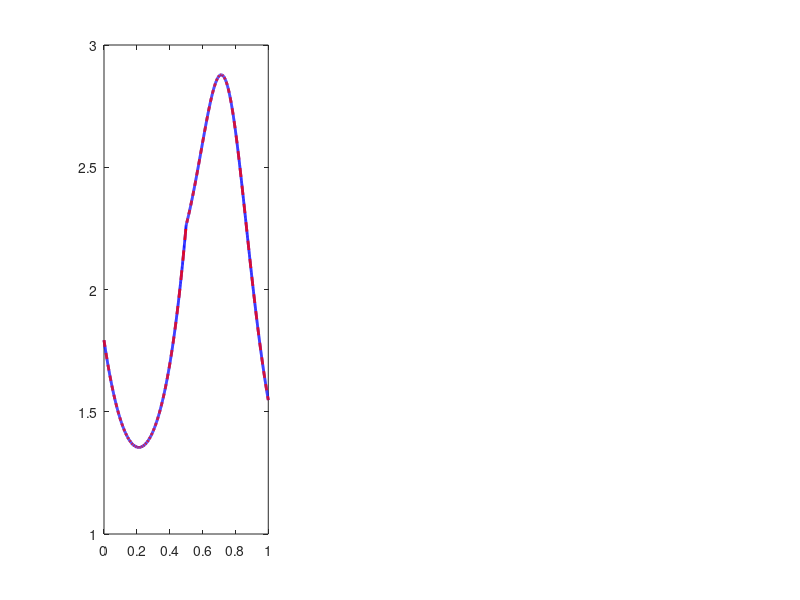

Here is the MATLAB script that generated this plot: (Note: this script raises an error after producing the figure.)
%% ---Itô With Neumann Boundary (Weak Doppelgänger) — Figure 3 ---

clear; clc; close all;

L  = 1;
N  = 2001;
x  = linspace(0, L, N)';
dx = x(2) - x(1);

z   = 0.5;                            
[~, iz] = min(abs(x - z));

b0    = 10;                           
gamma = 5;                            % decay > 0
C_neu = 1.5;                          % doppelgänger constant δD = C/u

% D1 = 2 + 0.8*sin(10*pi*x) + 0.5*cos(4*pi*x);
D1 = 2 + 0.8*sin(2*pi*x);

Aw = zeros(N, N);
for i = 2:N-1
    Aw(i,i-1) =  1/dx^2;
    Aw(i,i  ) = -2/dx^2;
    Aw(i,i+1) =  1/dx^2;
end

function M = apply_neumann(Aw, D, gamma, N, dx)
    M = Aw * diag(D) - gamma * eye(N);
    M(1,1) = -3*D(1)/(2*dx); M(1,2) = 4*D(2)/(2*dx); M(1,3) = -D(3)/(2*dx);
    M(N,N) =  3*D(N)/(2*dx); M(N,N-1) = -4*D(N-1)/(2*dx); M(N,N-2) = D(N-2)/(2*dx);
end

%% --- RHS: -b0·δ(x-z) ---
rhs = zeros(N,1);
rhs(iz) = -b0 / dx;
rhs(1)  = 0;   % Neumann BC 
rhs(N)  = 0;

M1  = apply_neumann(Aw, D1, gamma, N, dx);
u1  = M1 \ rhs;

%% ---D2 = D1 + C/u1  (δb0 = 0) ---
D2  = D1 + C_neu ./ u1;              
M2  = apply_neumann(Aw, D2, gamma, N, dx);
u2  = M2 \ rhs;                      

%% --- Verification ---

fprintf('  max|u1 - u2| = %e    <--identical observables\n', max(abs(u1-u2)));

% Kink in W = δD·u = C (constant): [W'](z) should be ~0
W    = (D2 - D1) .* u1;              
dW   = diff(W) / dx;
kink_W = dW(iz) - dW(iz-1);
fprintf('  [W''](z)  = %+.2e  (≈0: W is flat, kink lives in u'')\n', kink_W);

% Kink in u' at z 
du1      = diff(u1) / dx;
kink_u1  = du1(iz) - du1(iz-1);
fprintf('  [u1''](z) = %+.6f  ← C^1 kink', kink_u1);

%% --- Plotting ---
figure('Color','w','Position',[60 80 1300 420]);
subplot(1,3,1);
plot(x, u1, 'b-',  'LineWidth', 2, 'DisplayName', 'u_1(x) (True)'); hold on;
plot(x, u2, 'r--', 'LineWidth', 2, 'DisplayName', 'u_2(x) (Phantom)');
xline(z, 'k:', 'LineWidth', 1.5, 'DisplayName', 'x=0.5');
xlabel('x'); ylabel('u');
title('Comparison of u_1(x) and u_2(x)');
legend('Location','best'); grid on;
ypad = 0.05*(max(u1)-min(u1));
ylim([min(u1)-ypad, max(u1)+ypad]);

subplot(1,3,2);
plot(x, D1, 'b-',  'LineWidth', 2, 'DisplayName', 'D_1(x)'); hold on;
plot(x, D2, 'r--', 'LineWidth', 2, 'DisplayName', 'D_2(x)');
xline(z, 'k:', 'LineWidth', 1.5,'DisplayName', 'x=0.5');
xlabel('x'); ylabel('D');
title('Different D_1(x) and D_2(x)');
legend('Location','best'); grid on;

subplot(1,3,3);
stem(z, b0, 'b-', 'MarkerFaceColor','b', 'MarkerSize',8, ...
     'LineWidth', 2, 'DisplayName', 'b_1 (True)'); hold on;
stem(z, b0, 'r--', 'MarkerFaceColor','r', 'MarkerSize',4, ...
     'LineWidth', 2, 'DisplayName', 'b_2 (Phantom)');
xlabel('x'); ylabel('Magnitude');
title('Point Sources b(x) with Same Magnitude');
xlim([0 1]); ylim([0 b0*1.5]);
legend('Location','best'); grid on;
text(z+0.03, b0*1.08, sprintf('b_1 = b_2 = %g', b0), ...
     'FontSize', 9, 'Color','k');
